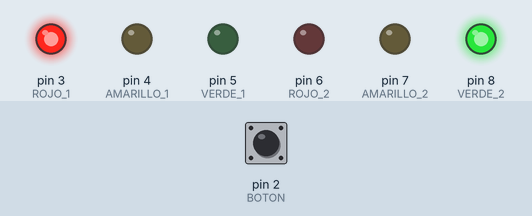
This sketch was run on a simulated Arduino Uno, built with avr-gcc and run on an emulated ATmega328P. Shown: output pins drawn as LEDs (lit = HIGH). The inputs (shaded band) are chosen by the test bench; at power-on: pin 2 (BOTON) HIGH.

Above: at 1.2 s.
1.3 s: pin 2 (BOTON) pulled LOW for 0.15 s
At 4.5 s:
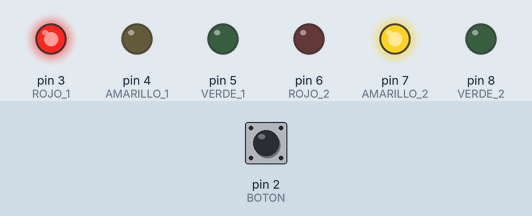
At 9.5 s:
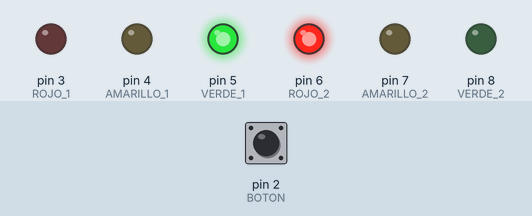
10.4 s: pin 2 (BOTON) pulled LOW for 1 s
At 19.75 s:
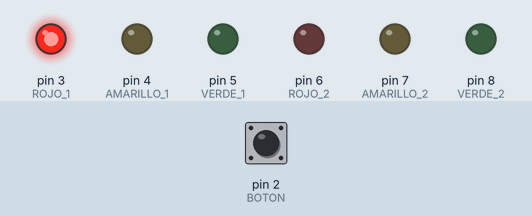
Timing chart, 0 to 20.4 s (numbered marks = the images above; inputs shaded):
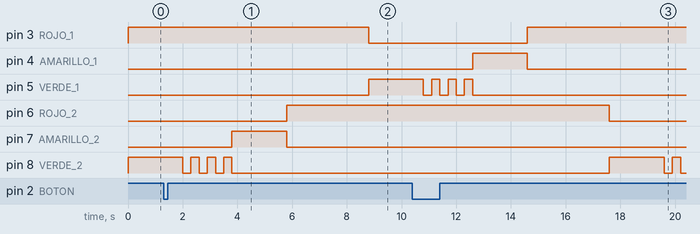

The sketch:

sp_practica7.ino
```cpp
// Pines del semáforo 1
#define ROJO_1 3
#define AMARILLO_1 4
#define VERDE_1 5

// Pines del semáforo 2
#define ROJO_2 6
#define AMARILLO_2 7
#define VERDE_2 8

#define BOTON 2

bool paso = false;

bool semaforo_0 = true;

void setup() {
  pinMode(ROJO_1, OUTPUT);
  pinMode(AMARILLO_1, OUTPUT);
  pinMode(VERDE_1, OUTPUT);
  pinMode(ROJO_2, OUTPUT);
  pinMode(AMARILLO_2, OUTPUT);
  pinMode(VERDE_2, OUTPUT);
  pinMode(BOTON, INPUT_PULLUP);

  attachInterrupt(digitalPinToInterrupt(BOTON), solicitar_paso, FALLING);
}

void loop() {
  if (paso) {
    rojo_1();
    rojo_2();
    delay(3000);
    paso = false;
  } else {
    if (semaforo_0) {
      rojo_1();
      verde_2();
      delay(2000);
      digitalWrite(VERDE_2, LOW);
      delay(300);
      digitalWrite(VERDE_2, HIGH);
      delay(300);
      digitalWrite(VERDE_2, LOW);
      delay(300);
      digitalWrite(VERDE_2, HIGH);
      delay(300);
      digitalWrite(VERDE_2, LOW);
      delay(300);
      digitalWrite(VERDE_2, HIGH);
      delay(300);
      amarillo_2();
      delay(2000);
    } else {
      verde_1();
      rojo_2();
      delay(2000);
      digitalWrite(VERDE_1, LOW);
      delay(300);
      digitalWrite(VERDE_1, HIGH);
      delay(300);
      digitalWrite(VERDE_1, LOW);
      delay(300);
      digitalWrite(VERDE_1, HIGH);
      delay(300);
      digitalWrite(VERDE_1, LOW);
      delay(300);
      digitalWrite(VERDE_1, HIGH);
      delay(300);
      amarillo_1();
      delay(2000);
    }
    semaforo_0 = !semaforo_0;
  }
}

void solicitar_paso() {
  paso = true;
}

void rojo_1() {
  digitalWrite(ROJO_1, HIGH);
  digitalWrite(AMARILLO_1, LOW);
  digitalWrite(VERDE_1, LOW);
}
void amarillo_1() {
  digitalWrite(ROJO_1, LOW);
  digitalWrite(AMARILLO_1, HIGH);
  digitalWrite(VERDE_1, LOW);
}
void verde_1() {
  digitalWrite(ROJO_1, LOW);
  digitalWrite(AMARILLO_1, LOW);
  digitalWrite(VERDE_1, HIGH);
}
void rojo_2() {
  digitalWrite(ROJO_2, HIGH);
  digitalWrite(AMARILLO_2, LOW);
  digitalWrite(VERDE_2, LOW);
}
void amarillo_2() {
  digitalWrite(ROJO_2, LOW);
  digitalWrite(AMARILLO_2, HIGH);
  digitalWrite(VERDE_2, LOW);
}
void verde_2() {
  digitalWrite(ROJO_2, LOW);
  digitalWrite(AMARILLO_2, LOW);
  digitalWrite(VERDE_2, HIGH);
}
```

Measured:
- after the input at 1.3 s, pin 3 (ROJO_1): HIGH → LOW after 7.5 s instead of 4.5 s; pin 4 (AMARILLO_1): stays LOW (without the input it goes to HIGH after 8.3 s)
- after the input at 10.4 s, pin 6 (ROJO_2): HIGH → LOW after 7.2 s instead of 4.2 s; pin 7 (AMARILLO_2): stays LOW (without the input it goes to HIGH after 8.0 s)
- by itself, pin 5 (VERDE_1): alternates HIGH for 0.30 s and LOW for 0.30 s, 7 changes in all, then stays LOW
